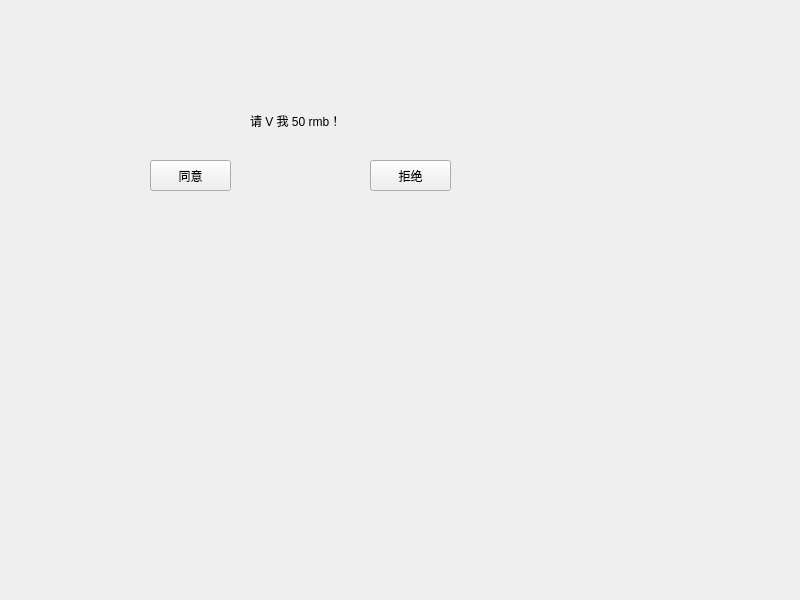
<?xml version="1.0" encoding="UTF-8"?>
<ui version="4.0">
 <class>Widget</class>
 <widget class="QWidget" name="Widget">
  <property name="geometry">
   <rect>
    <x>0</x>
    <y>0</y>
    <width>800</width>
    <height>600</height>
   </rect>
  </property>
  <property name="windowTitle">
   <string>Widget</string>
  </property>
  <widget class="QLabel" name="label">
   <property name="geometry">
    <rect>
     <x>250</x>
     <y>90</y>
     <width>181</width>
     <height>61</height>
    </rect>
   </property>
   <property name="text">
    <string>请 V 我 50 rmb！</string>
   </property>
  </widget>
  <widget class="QPushButton" name="pushButton_accpet">
   <property name="geometry">
    <rect>
     <x>150</x>
     <y>160</y>
     <width>81</width>
     <height>31</height>
    </rect>
   </property>
   <property name="text">
    <string>同意</string>
   </property>
  </widget>
  <widget class="QPushButton" name="pushButton_reject">
   <property name="geometry">
    <rect>
     <x>370</x>
     <y>160</y>
     <width>81</width>
     <height>31</height>
    </rect>
   </property>
   <property name="text">
    <string>拒绝</string>
   </property>
  </widget>
 </widget>
 <resources/>
 <connections/>
</ui>
